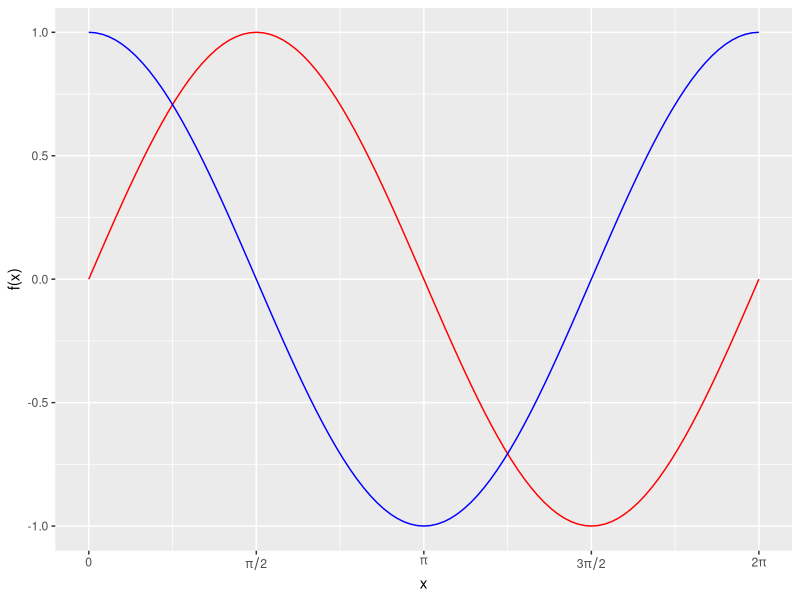

R code for this plot:
#  ----------------------------------------------------------------------------
#  R PLOTS EXAMPLES
#  Function plot no data.
#  File: Function-Plot.R
#  Enrique Pérez Herrero
#  02/Sep/2015
#  ----------------------------------------------------------------------------

library(ggplot2)

my_labels <- expression(0, pi / 2, pi, 3 * pi / 2, 2 * pi)

line_size <- .5

ggplot(data.frame(x = c(0, 2 * pi)), aes(x)) +
    stat_function(fun = sin, colour = "red", linewidth = line_size) +
    stat_function(fun = cos, colour = "blue", linewidth = line_size) +
    scale_x_continuous(breaks = 0:4 * pi / 2,
                       labels = my_labels) +
    ylab("f(x)")
